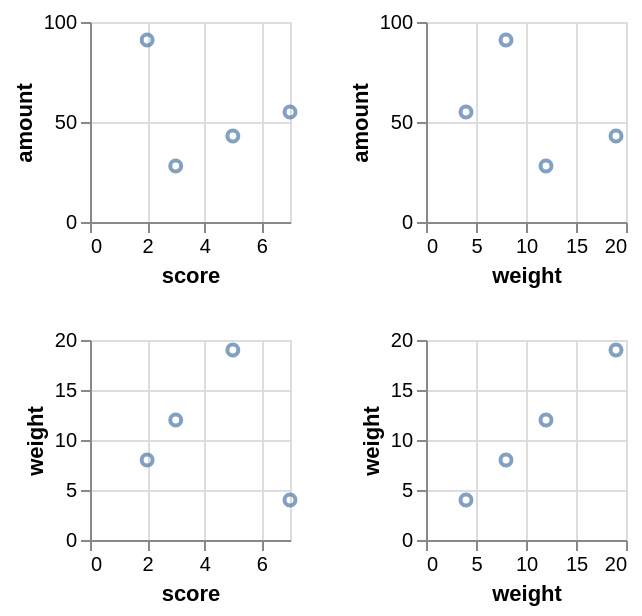

Vega-Lite specification for this chart:
### Vega-Lite specification from a JSON file in a GitHub repository (floating-point values rounded to 4 significant figures)
{"$schema": "https://vega.github.io/schema/vega-lite/v5.json", "description": "A scatter-plot matrix: two measures crossed against two, each cell its own scales.", "data": {"values": [{"amount": 28, "score": 3, "weight": 12}, {"amount": 55, "score": 7, "weight": 4}, {"amount": 43, "score": 5, "weight": 19}, {"amount": 91, "score": 2, "weight": 8}]}, "repeat": {"row": ["amount", "weight"], "column": ["score", "weight"]}, "spec": {"width": 100, "height": 100, "mark": "point", "encoding": {"x": {"field": {"repeat": "column"}, "type": "quantitative"}, "y": {"field": {"repeat": "row"}, "type": "quantitative"}}}}
